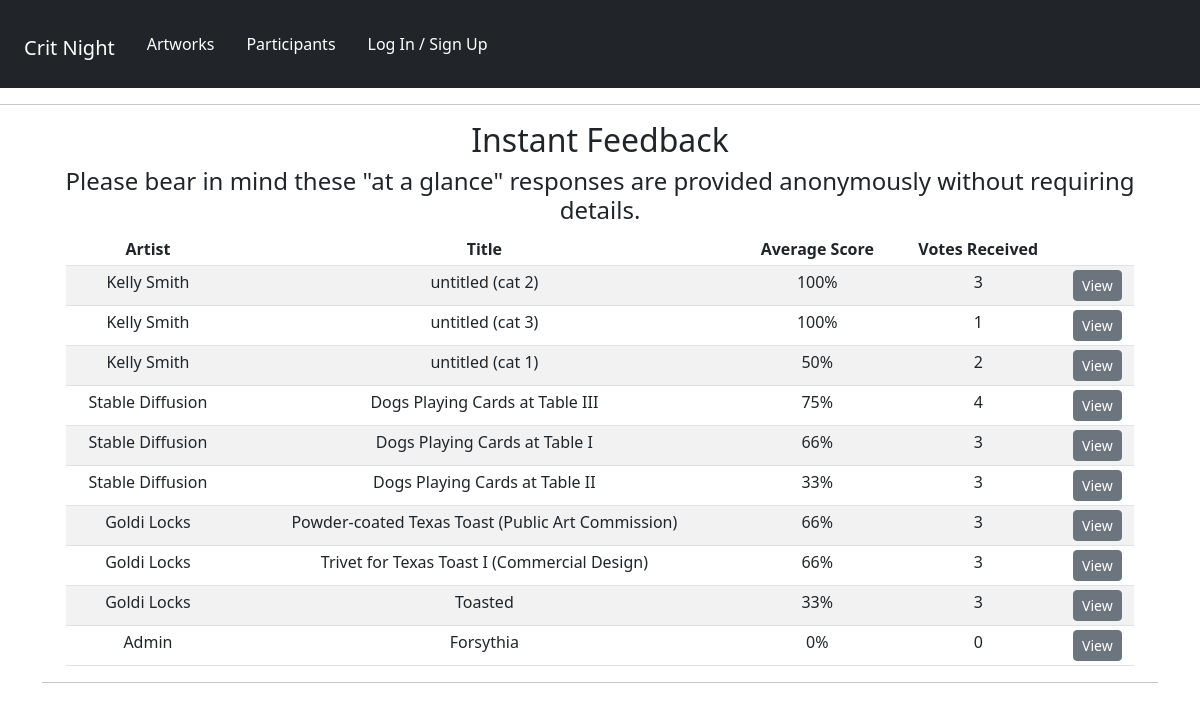
/results/, run on an earlier commit of the app's database.
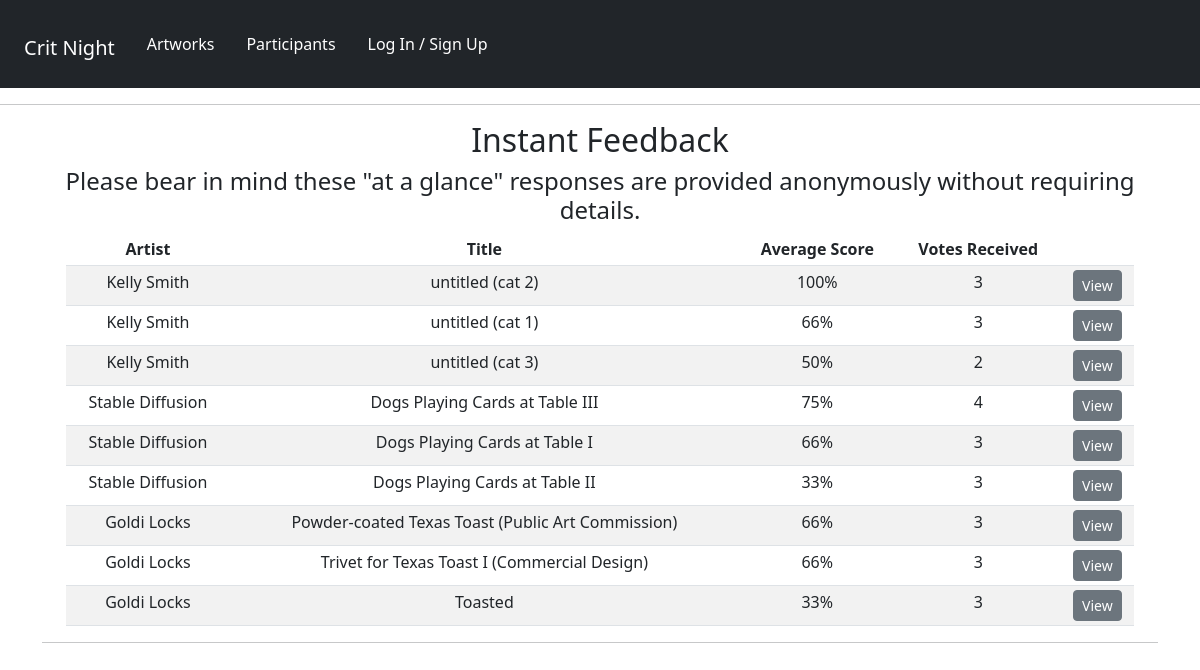
And on a later commit of the database.
### artworks/models.py (models this page shows, shortened)
class Artwork(models.Model):
    owner = models.ForeignKey(Profile, null=True, blank=True, on_delete=models.CASCADE)
    title = models.CharField(max_length=200, null=True)
    featured_image = models.ImageField(
        null=True, blank=True, default="default_image.jpg"
    )
    description = models.TextField(null=True, blank=True)
    topic = models.TextField(default="I would like feedback on:", null=True, blank=True)
    demo_link = models.CharField(max_length=2000, null=True, blank=True)
    source_link = models.CharField(max_length=2000, null=True, blank=True)
    tags = models.ManyToManyField("Tag", blank=True)
    vote_total = models.IntegerField(default=0, null=True, blank=True)
    vote_ratio = models.IntegerField(default=0, null=True, blank=True)
    created = models.DateTimeField(auto_now_add=True)
    id = models.UUIDField(
        default=uuid.uuid4, unique=True, primary_key=True, editable=False
    )
    class Meta:
        ordering = ["owner", "-vote_ratio", "-vote_total", "title"]

### panelists/models.py (models this page shows, shortened)
class Profile(models.Model):
    user = models.OneToOneField(User, on_delete=models.CASCADE, null=True, blank=True)
    name = models.CharField(max_length=200, null=True, blank=True)
    ROLE_TYPE = (
        ("moderator", "Moderator"),
        ("artist", "Artist"),
    )
    role = models.CharField(max_length=200, null=True, choices=ROLE_TYPE)
    media = models.CharField(max_length=200, null=True, blank=True)
    email = models.EmailField(max_length=500, null=True, blank=True)
    username = models.CharField(max_length=200, null=True, blank=True)
    pronouns = models.CharField(max_length=200, null=True, blank=True)
    brief_bio = models.TextField(max_length=1500, null=True, blank=True)
    profile_image = models.ImageField(
        null=True,
        blank=True,
        upload_to="profiles/",
        default="profiles/default-profile.png",
    )
    website = models.CharField(max_length=200, null=True, blank=True)
    social_insta = models.CharField(max_length=200, blank=True, null=True)
    social_twitter = models.CharField(max_length=200, blank=True, null=True)
    social_other = models.CharField(max_length=200, blank=True, null=True)
    created = models.DateTimeField(auto_now_add=True)
    id = models.UUIDField(
        default=uuid.uuid4, unique=True, primary_key=True, editable=False
    )

### artworks/views.py (the view)
# urls.py: path("", views.results, name="results"),
def results(request):
    artworks = Artwork.objects.all()
    context = {"artworks": artworks}
    return render(request, "artworks/results.html", context)

### artworks/templates/artworks/results.html
{% extends 'main.html' %}
{% block content %}
<div class ="container text-center">
  <h2>Instant Feedback</h2>
  <h4>Please bear in mind these "at a glance" responses are provided anonymously without requiring details.</h4>
      <div class="container text-center">
          <div class="container">
              <table class="table table-sm table-striped">
              <thead>
              <tr>
                  <th scope="col">Artist</th>
                  <th scope="col">Title</th>
                  <th scope="col">Average Score</th>
                  <th scope="col">Votes Received</th>
                  <th scope="col"></th>
              </tr>
              </thead>
              <tbody>
                  {% for artwork in artworks %}
                  <tr>
                      <td>{{artwork.owner.name}}</td>
                      <td>{{artwork.title}}</td>
                      <td>{{artwork.vote_ratio}}%</td>
                      <td>{{artwork.vote_total}}</td>
                      <td>
                        <a href="{% url 'artwork' artwork.id %}" class="btn btn-secondary btn-sm">View</a></td>
                  </tr>
              {% endfor %}
              </tbody>
          </table>
          </div>
      </div>
{% endblock content %}

What changed in the data, as far as the page shows it:
removed Artwork: owner.name "Admin", title "Forsythia", vote_ratio "0", vote_total "0"
changed Artwork "untitled (cat 1)": vote_ratio "50" → "66"; vote_total "2" → "3"; moves up the list
changed Artwork "untitled (cat 3)": vote_ratio "100" → "50"; vote_total "1" → "2"
